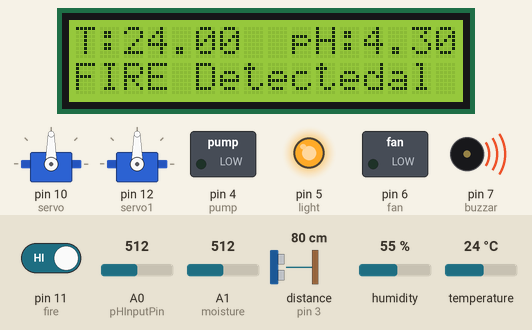
Simulated run of this sketch. Board: Arduino Uno, built with avr-gcc and run on an emulated ATmega328P. On the bench: 2 × servo, 16×2 character LCD, switched loads named in the sketch (green lamp = pin HIGH), output pins drawn as LEDs (lit = HIGH), buzzer (waves = sounding, pin HIGH). Wiring (inferred from the names in the program): ultrasonic range finder: trigger pin 2; echo pin 3. Inputs (shaded band) come from the test bench; at power-on: A0 (pHInputPin) = 512, temperature 24 °C, pin 11 (fire) HIGH, A1 (moisture) = 512, distance to the obstacle (sensor on pin 3) 80 cm, humidity 55 %. The echo pulse lasts 58.3 µs per cm; pins used as bus, display or sensor lines are not drawn; what the sketch prints to the serial monitor is not drawn.

Above: at 1.3 s.
1.4 s: A0 (pHInputPin) set to 637
At 6.0 s:
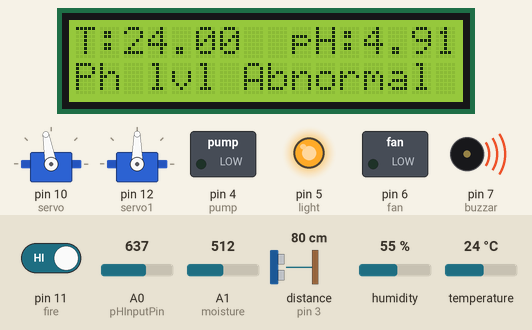
10.3 s: A0 (pHInputPin) set to 669
At 12.6 s:
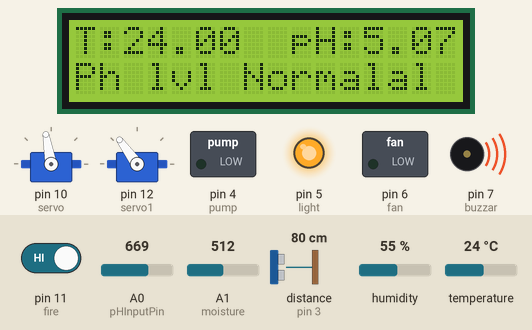
21.4 s: temperature set to 33 °C
At 27.0 s:
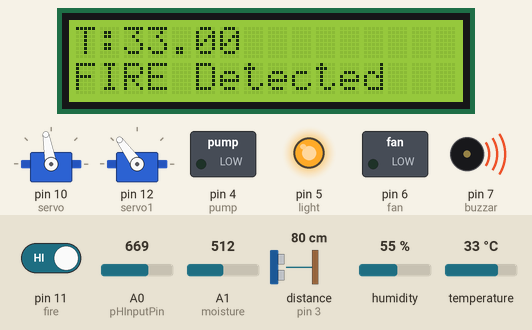
35.4 s: pin 11 (fire) driven LOW
At 42.2 s:
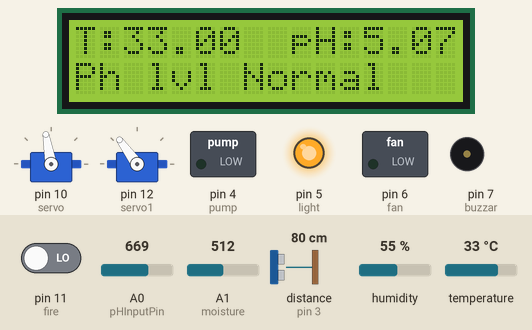
49.2 s: temperature set to 36 °C
At 54.72 s:
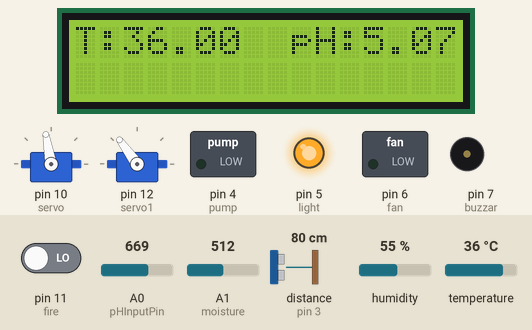
56.2 s: temperature set to 39 °C
At 62.88 s:
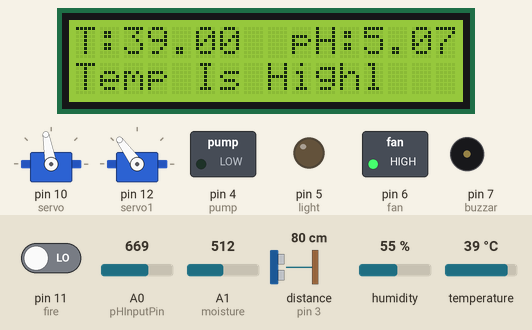
Timing chart, 0 to 87.1 s (numbered marks = the images above; inputs shaded):
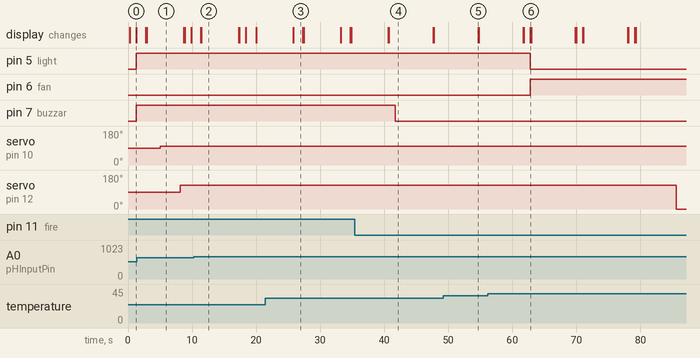

The sketch:

microproject.ino
```cpp
#include <LiquidCrystal_I2C.h>
#include "DHT.h"
#define DHTPIN 9
#define DHTTYPE DHT11

DHT dht(DHTPIN, DHTTYPE);
#include <Servo.h>
Servo servo;
Servo servo1;
#define trigPin 2
#define echoPin 3
LiquidCrystal_I2C lcd(0x27, 16, 2); // I2C address 0x3F, 16 column and 2 rows27or3F
int light =5;
int fan = 6;
int fire = 11;
int pump = 4;
int buzzar = 7;
int pHInputPin = A0;
int moisture = A1;
int fire_read;
int mois_read;
int sensorValue;
long duration;
long distance;
int count=0;
int count1=1;
// Define the voltage range of the pH sensor (0-5V)
float calibration_value = 21.34;
int phval = 0;
unsigned long int avgval;
int buffer_arr[10],temp;
void setup() {
Serial.begin(9600);
//pinMode(pHInputPin,INPUT);
pinMode(fire,INPUT);
pinMode(light,OUTPUT);
pinMode(fan,OUTPUT);
pinMode(buzzar,OUTPUT);
pinMode(trigPin,OUTPUT);
pinMode(echoPin,INPUT);
pinMode(moisture,INPUT);
pinMode(pump,OUTPUT);
servo.attach(10);
servo1.attach(12);
dht.begin(); // initialize the sensor
lcd.init(); // initialize the lcd
lcd.begin(16,2);
lcd.backlight(); // open the backlight
}
void loop() {
// put your main code here, to run repeatedly:
sensorValue = analogRead(pHInputPin);
fire_read = digitalRead(fire);
mois_read = analogRead(moisture);
Serial.print("moisture");
Serial.println( mois_read);
float humi = dht.readHumidity(); // read humidity
float tempC = dht.readTemperature(); // read temperature
lcd.clear();
lcd.setCursor(0, 0); // start to print at the first row
lcd.print("T:");
lcd.print(tempC); // print the temperature
Serial.print("temp");
Serial.println(tempC);

if(tempC > 37){
phsensor();
digitalWrite(fan,HIGH);
digitalWrite(light,LOW);
lcd.setCursor(0, 1); // start to print at the first row
lcd.print("Temp Is High");
}
if(tempC < 32){
phsensor();
digitalWrite(fan,LOW);
digitalWrite(light,HIGH);
}


if(fire_read == LOW){
phsensor();
digitalWrite(buzzar,LOW);
}
if(fire_read == HIGH){
digitalWrite(buzzar,HIGH);
lcd.setCursor(0, 1); // start to print at the first row
lcd.print("FIRE Detected");
delay(1500);
}


if(mois_read > 250){
phsensor();
digitalWrite(pump,LOW);
}
if(mois_read <250){
phsensor();
digitalWrite(pump,HIGH);
}


digitalWrite(trigPin, LOW);
delayMicroseconds(2);
digitalWrite(trigPin, HIGH);
delayMicroseconds(10);
digitalWrite(trigPin, LOW);
duration = pulseIn(echoPin, HIGH);
distance= duration*0.034/2;
Serial.print("distance ");
Serial.println(distance);
Serial.print(" cm");

if(distance <7){
phsensor();
servo.write(30);
//digitalWrite(buzzar,LOW);
}
if(distance > 7){
phsensor();
servo.write(100);
delay(2000);
//digitalWrite(buzzar,HIGH);
}


phsensor();
math();
delay(500);
}


void phsensor(){
sensorValue = analogRead(A0);
float pH = (sensorValue * 5.0 / 1024.0)+1.8;
// Print the pH value to the serial monitor
Serial.print("pH = ");
Serial.println(pH);
lcd.setCursor(9, 0); // start to print at the first row
lcd.print("pH:");
lcd.print(pH);
// Wait for a short time before taking the next reading
delay(100);


if(pH > 5){
  lcd.setCursor(0, 1);
lcd.print("Ph lvl Normal");
delay(500);
}
if(pH < 5){
lcd.setCursor(0, 1);
lcd.print("Ph lvl Abnormal");
delay(500);
}

delay(500);
}
void math(){
Serial.println(count1);
count1 = count++;
if(count<11){
servo1.write(126);
}
if(count>10){
servo1.write(0);
count=0;
count1=0;
delay(1000);
}
}
```

Measured:
- the behaviour switches between 655 and 656 on A0 (pHInputPin) (found by bisection; images 1 and 2)
- the behaviour switches between 37 and 38 °C on temperature (found by bisection; images 5 and 6)
- after the input at 21.4 s, the display: changes after 4.4 s (image 3)
- after the input at 35.4 s, pin 7 (buzzar): HIGH → LOW after 6.3 s; the display: first changes after 5.2 s (image 4 shows a later state)
- after the input at 49.2 s, the display: changes after 5.5 s (image 5)
- after the input at 56.2 s, pin 5 (light): HIGH → LOW after 6.6 s; pin 6 (fan): LOW → HIGH after 6.6 s; servo on pin 12 (servo1): 126° → 0° after 29.4 s instead of 26.0 s; the display: first changes after 5.5 s (image 6 shows a later state)
- what the display in image 1 shows lasts 5.8 s, from 2.9 s to 8.7 s
